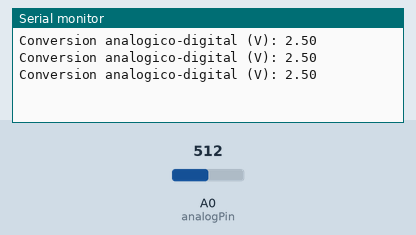
Simulated run of this sketch. Board: Arduino Uno, built with avr-gcc and run on an emulated ATmega328P. Parts: the last lines printed to the serial monitor. The test bench sets the inputs (shaded band); at power-on: A0 (analogPin) = 512.

Above: at 1.3 s.
1.4 s: A0 (analogPin) set to 716
At 1.9 s:
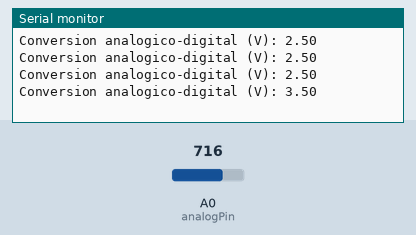
2.9 s: A0 (analogPin) set to 900
At 3.4 s:
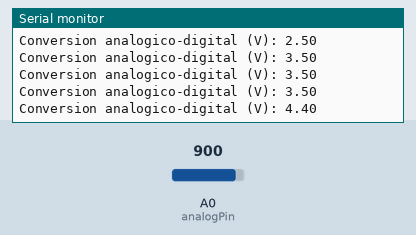
Timing chart, 0 to 5.9 s (numbered marks = the images above; inputs shaded):
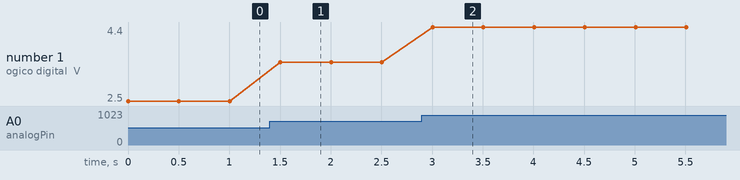

Measured:
- after the input at 1.4 s, the serial monitor: prints a new line after 0.10 s (image 1)
- after the input at 2.9 s, the serial monitor: prints a new line after 0.11 s (image 2)
- plotted number 1: 2.5 → 3.5 after the input at 1.4 s, 3.5 → 4.4 after the input at 2.9 s

The sketch:

ADC2.ino
```cpp
int analogPin = A0; // potentiometer wiper (middle terminal) connected to analog pin 3
                    // outside leads to ground and +5V

double val = 0; // variable to store the value read
double aux = 0;

void setup() {
  Serial.begin(9600); // setup serial
}

void loop() {
  val = analogRead(analogPin); // read the input pin
  Serial.print ("Conversion analogico-digital (V): ");
  aux = val*5/1023;
  Serial.println(aux); // debug value
  delay(500);
}
```
